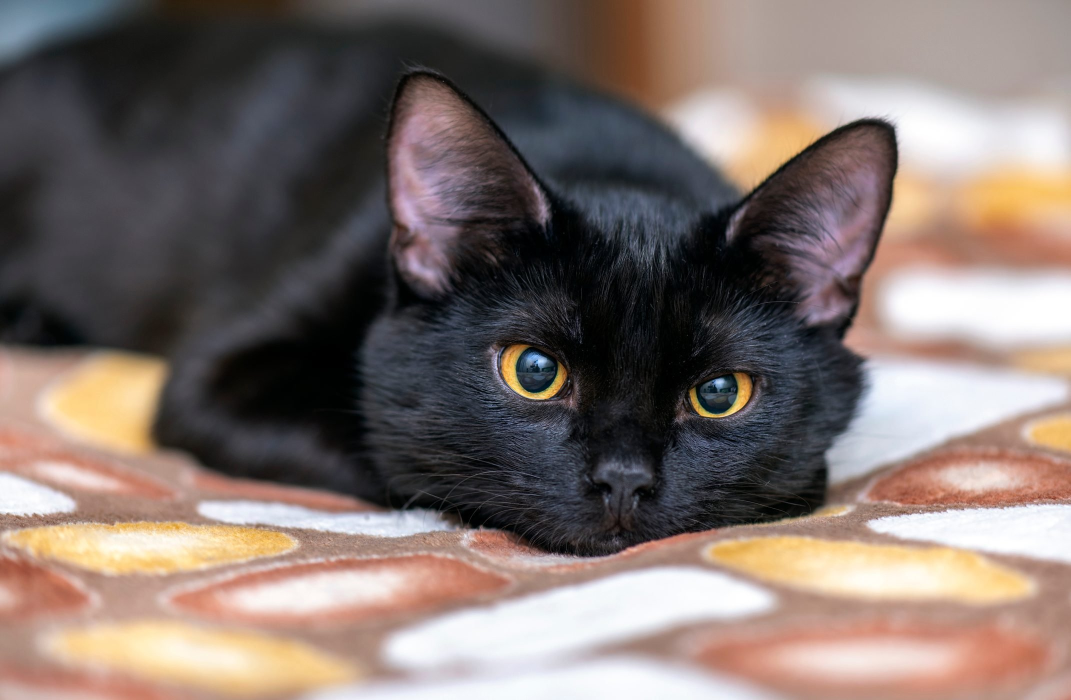
#> input picture Resources/Photos/cat1.jpg, 2141 x 1400 px, found by its file name (shown at 1/2 size)
$ python rescale.py
#> lines starting #> are read from the running program, lines starting #| are printed output that depends on the picture
import cv2 as cv

img = cv.imread('./Resources/Photos/cat1.jpg')
#> img is the input picture: shape (1400, 2141, 3); mean B, G, R 108.6, 113.9, 127.9

def rescaleFrame(frame,scale=0.25):
    # will work for images, videos, live sources
#> called with scale = 0.25
    width = int(frame.shape[1]*scale)
#> width = 535
    height = int(frame.shape[0]*scale)
#> height = 350

    dimensions = (width, height)
#> dimensions = (535, 350)

    return cv.resize(frame, dimensions, interpolation=cv.INTER_AREA)
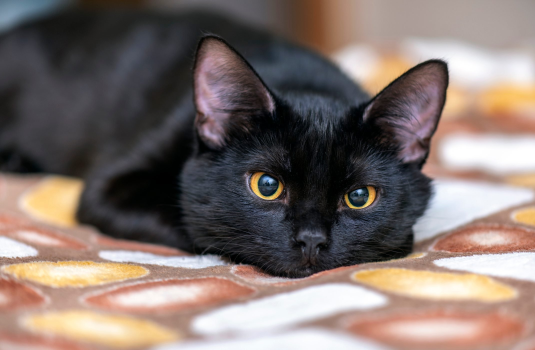
#> returned value: shape (350, 535, 3); mean of channels 0, 1, 2 108.6, 113.9, 127.9; drawn as B, G, R

def changeRes(width, height):
    # will work for live video
    capture.set(3,width)
    capture.set(4,height)

cv.imshow('Cat', rescaleFrame(img))
cv.waitKey(0)

$ run again, with Resources/Photos/cat2.jpg copied over Resources/Photos/cat1.jpg
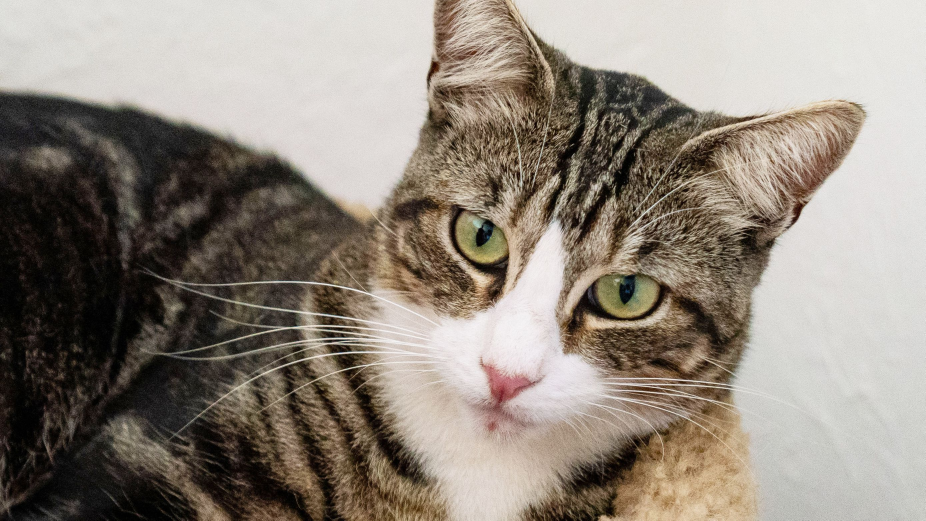
#> input picture Resources/Photos/cat2.jpg, 2776 x 1561 px, found by its file name (shown at 1/3 size)
#> img is the input picture: shape (1561, 2776, 3); mean B, G, R 124.1, 134.4, 143.6
#> in rescaleFrame, `return cv.resize(frame, dimensions, interpolation=cv.INTER_AREA)`:
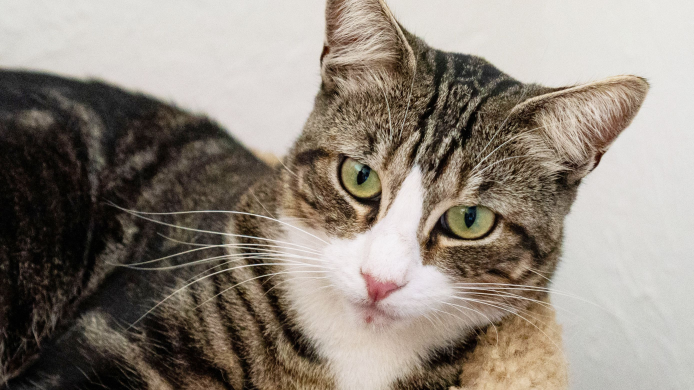
#> returned value: shape (390, 694, 3); mean of channels 0, 1, 2 124.1, 134.4, 143.6; drawn as B, G, R

$ run again, with Resources/Photos/dog2.jpg copied over Resources/Photos/cat1.jpg
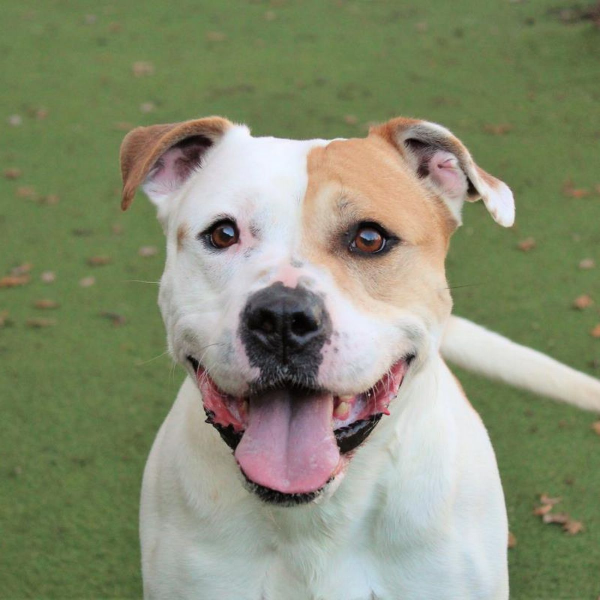
#> input picture Resources/Photos/dog2.jpg, 1200 x 1200 px, found by its file name (shown at 1/2 size)
#> img is the input picture: shape (1200, 1200, 3); mean B, G, R 114.6, 141.7, 135.8
#> in rescaleFrame, `return cv.resize(frame, dimensions, interpolation=cv.INTER_AREA)`:
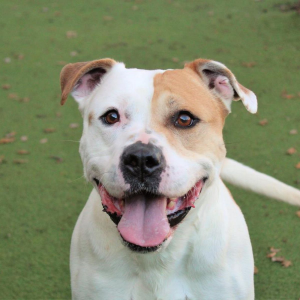
#> returned value: shape (300, 300, 3); mean of channels 0, 1, 2 114.6, 141.7, 135.8; drawn as B, G, R
